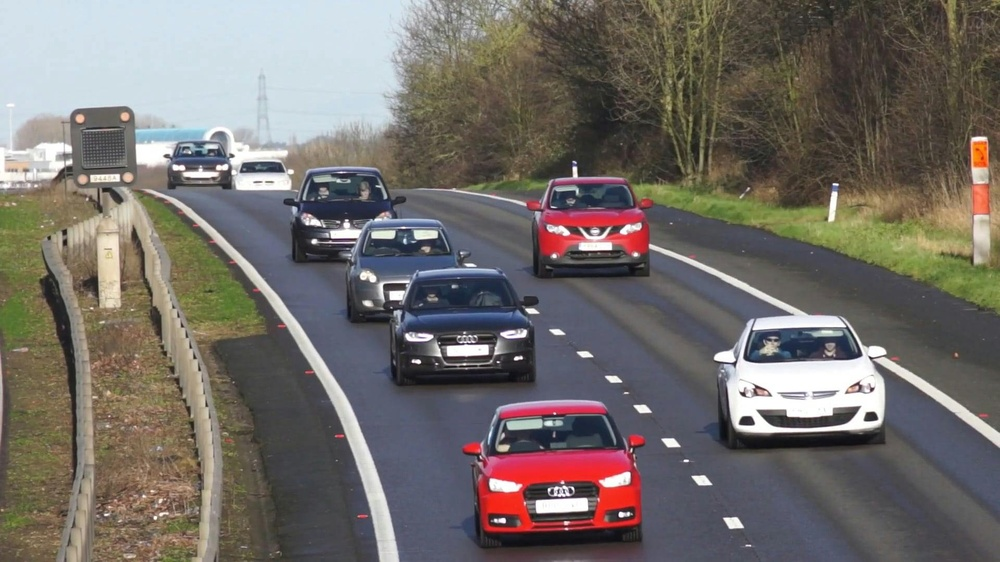
#> input picture segmentation/image2.jpg, 1000 x 562 px, shrunk from 1920 x 1080 before the run
$ python region_growing.py
#> lines starting #> are read from the running program, lines starting #| are printed output that depends on the picture; after the words box and inside, x2 and y2 are one past the last pixel; in counts of white or black regions, pixels touching at a corner belong together
import cv2
import numpy as np

def region_growing(image, seed, thresh=5):
    h, w = image.shape
    visited = np.zeros((h, w), dtype=bool)
    region = np.zeros((h, w), dtype=np.uint8)

    queue = [seed]
    seed_intensity = image[seed]

    while queue:
        x, y = queue.pop(0)
        if visited[x, y]:
            continue
        visited[x, y] = True

        if abs(int(image[x, y]) - int(seed_intensity)) < thresh:
            region[x, y] = 255

            for dx, dy in [(1,0),(-1,0),(0,1),(0,-1)]:
                nx, ny = x + dx, y + dy
                if 0 <= nx < h and 0 <= ny < w and not visited[nx, ny]:
                    queue.append((nx, ny))

    return region

# -------- RUN ----------

img = cv2.imread("image2.jpg", cv2.IMREAD_GRAYSCALE)
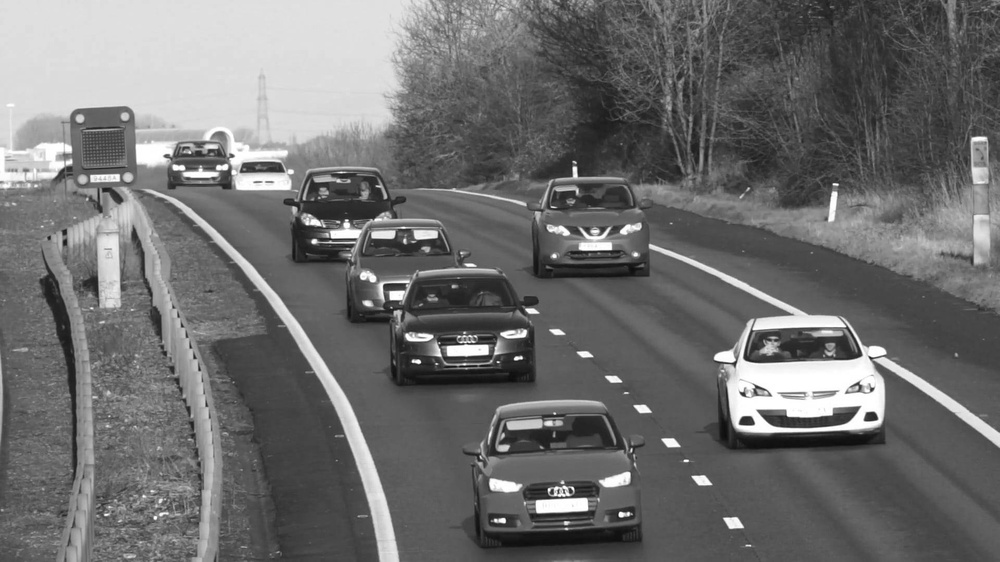
#> img: shape (562, 1000); min 12, max 255, mean 110.9
seed = (100, 150)       # Choose manually
mask = region_growing(img, seed, thresh=8)
#> in region_growing, `seed_intensity = image[seed]`: seed_intensity = 219
#> after the loop in region_growing, `while queue:`:
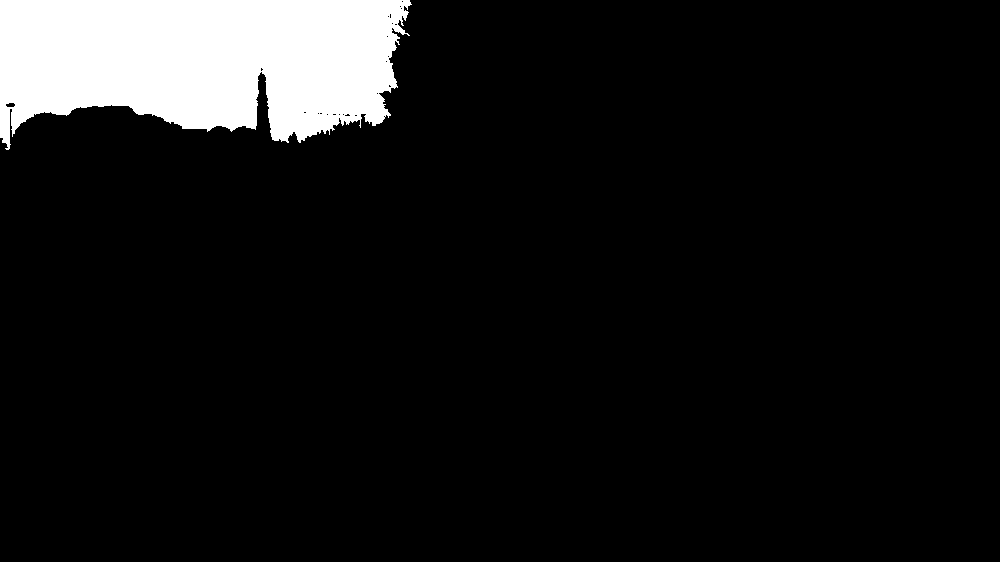
#> region: shape (562, 1000); 8.5% white; 1 white region, box (x1, y1, x2, y2) and area: (0, 0, 412, 150) 47924
#> after the loop in region_growing, `while queue:`:
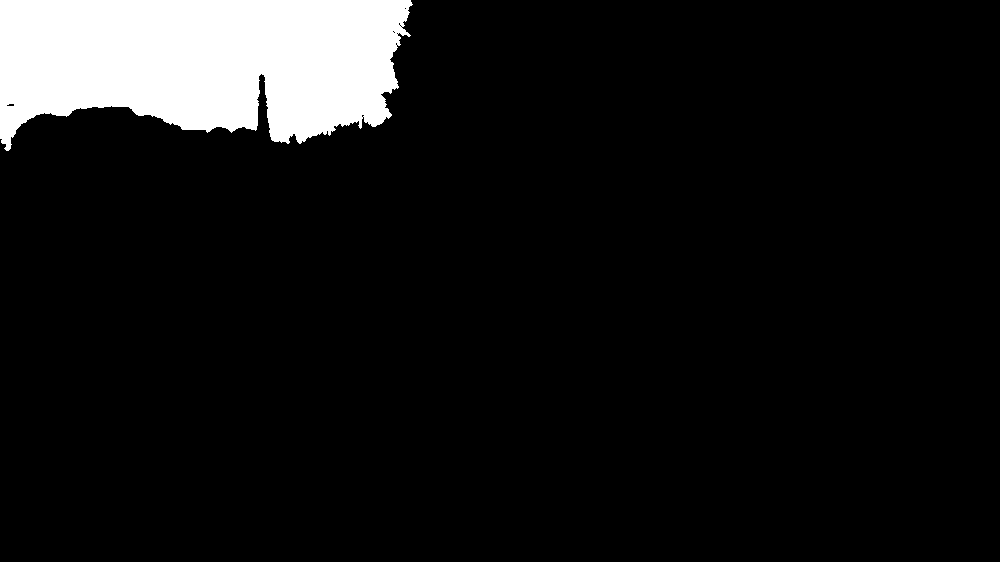
#> visited: shape (562, 1000) bool; 8.7% white; 1 white region, box (x1, y1, x2, y2) and area: (0, 0, 413, 151) 48892
#> after the loop in region_growing, `while queue:`: queue = []

cv2.imshow("Original", img)
cv2.imshow("Region Growing Result", mask)
cv2.waitKey(0)
cv2.destroyAllWindows()

$ run again, with segmentation/Red_Apple.jpg copied over segmentation/image2.jpg
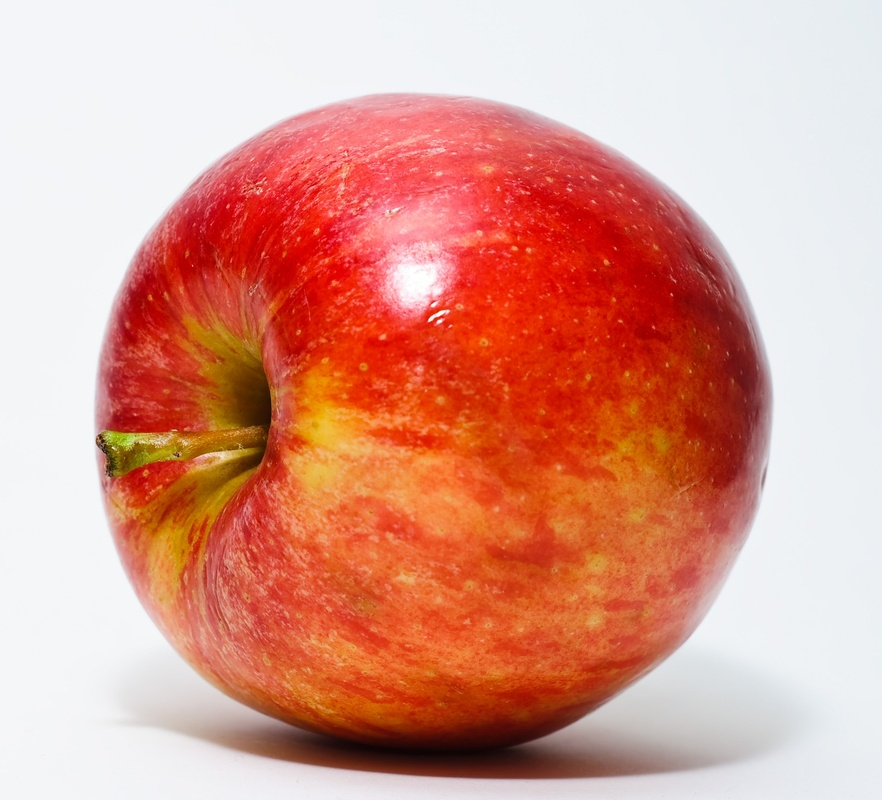
#> input picture segmentation/Red_Apple.jpg, 882 x 800 px, shrunk from 2418 x 2192 before the run
#> `img = cv2.imread("image2.jpg", cv2.IMREAD_GRAYSCALE)`:
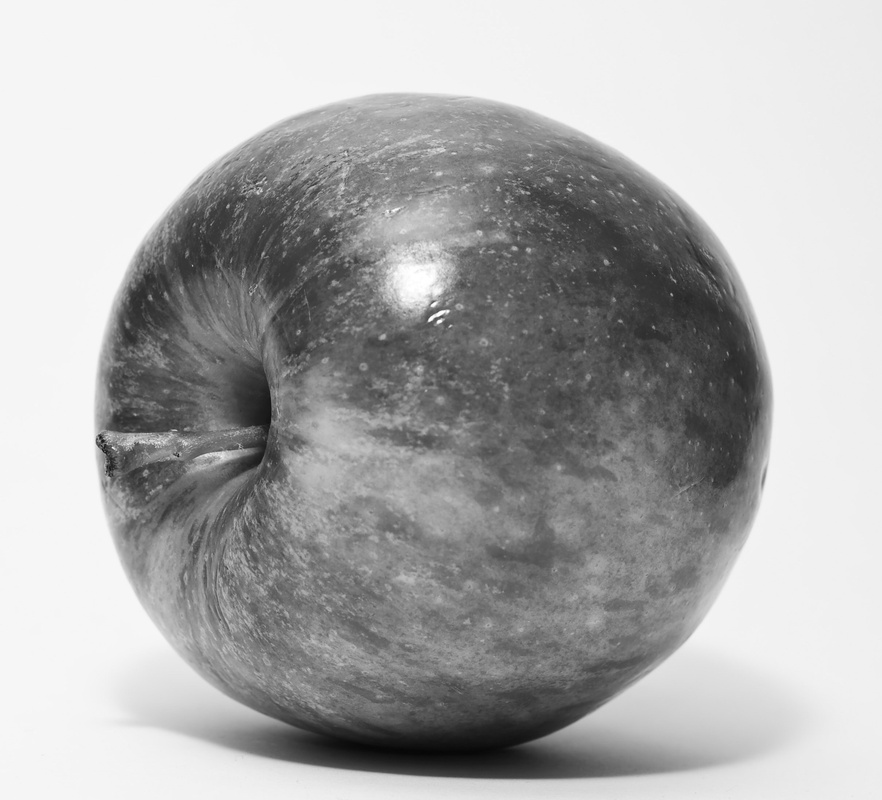
#> img: shape (800, 882); min 6, max 255, mean 173.1
#> seed_intensity = 245
#> after the loop in region_growing, `while queue:`:
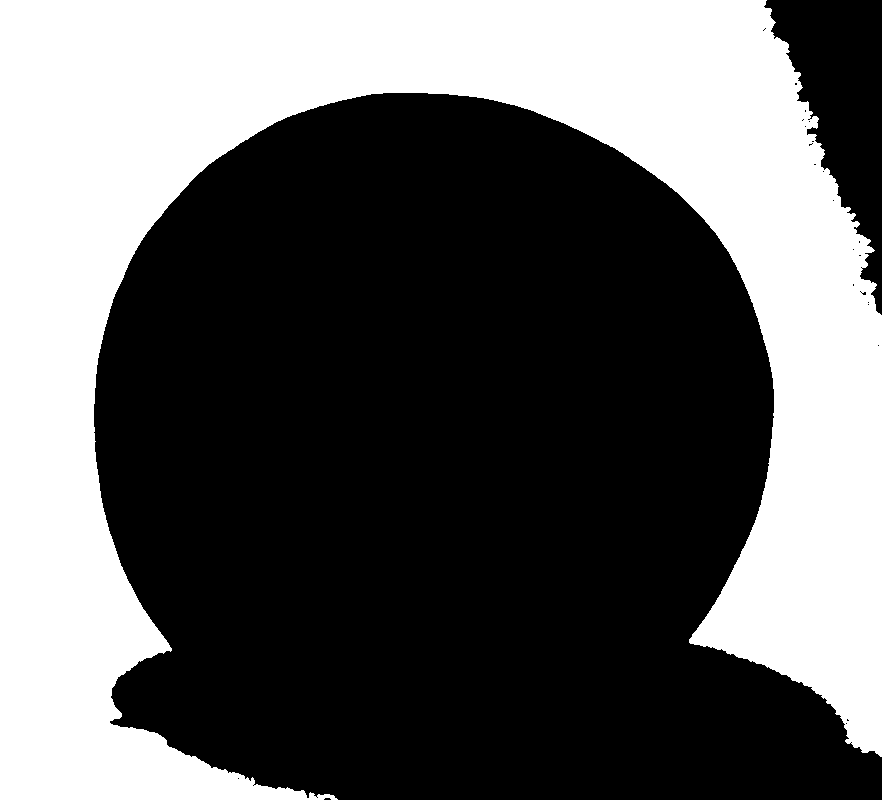
#> visited: shape (800, 882) bool; 38.1% white; 1 white region, box (x1, y1, x2, y2) and area: (0, 0, 882, 800) 268668
#> after the loop in region_growing, `while queue:`: queue = []
